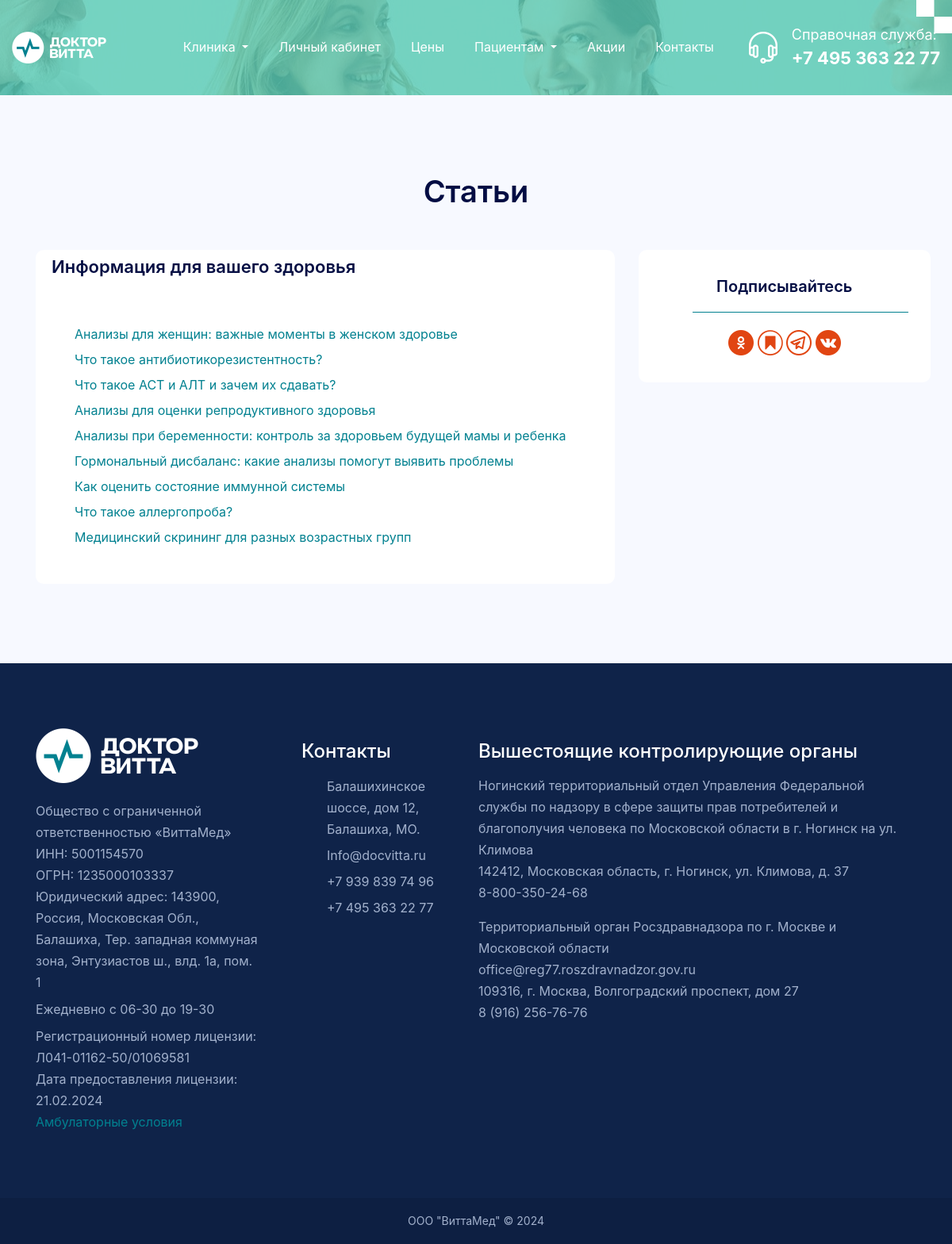
The app's page /article/ with its own data.
### homepage/models.py (models this page shows, shortened)
class Article(models.Model):
    name = models.CharField(max_length=100, verbose_name='Заголовок статьи')
    image = models.ImageField(upload_to='images/pages/', verbose_name='Изображение', null=True, blank=True)
    text = RichTextField(verbose_name='Контент статьи')

### homepage/views.py (the view)
# urls.py: path('article/', views.articles, name='articles'),
def articles(request):
    articles = Article.objects.all()
    pages = Page.objects.all()
    context = {'articles': articles, 'pages': pages}
    return render(request, 'homepage/articles.html', context=context)

### templates/homepage/articles.html (shortened to what this page needs)
{% extends 'base.html' %}
{% load static %}
{% block page_css %}
    <link rel="stylesheet" href="{% static 'assets/bootstrap/bootstrap.min.css'%}">
    <link rel="stylesheet" href="{% static 'assets/css/owl.carousel.min.css'%}">
    <link rel="stylesheet" href="{% static 'assets/css/aos.css'%}">
    <link rel="stylesheet" href="{% static 'assets/css/custom-style.css'%}">
    <link rel="stylesheet" href="{% static 'assets/css/responsive.css'%}">
    <link rel="stylesheet" href="{% static 'assets/css/special-classes.css'%}">
    <link rel="stylesheet" href="{% static 'assets/css/superclasses.css'%}">
    <link rel="stylesheet" href="{% static 'assets/css/custom.css'%}">
    <link rel="stylesheet" href="{% static 'assets/css/mobile.css'%}">
{% endblock %}
{% block content %}
    <section class="w-100 float-left sub-banner-con position-relative" style="max-height: 120px; background: url({% static 'assets/images/sub-banner-bg-img2.jpg' %}) no-repeat center;">
        <div class="wrapper2">
            <div class="sub-banner-inner-box banner-inner-box position-relative text-center w-100 float-left">
                <h1 data-aos="fade-up" data-aos-duration="700">Статьи</h1>
                <p data-aos="fade-up" data-aos-duration="700">Заботимся о вашем здоровье<br>
                    </p>
            </div>
        </div>
    </section>
    <section class="singleblog-section blogpage-section w-100 float-left">
        <div class="container">
            <div class="generic-title text-center">
                <h2 class="mb-0" data-aos="fade-up" data-aos-duration="700">Статьи</h2>
            </div>
            <div class="row">
                <div class="col-lg-8 col-md-12 col-sm-12 col-12">
                    <div class="main-box">
                        <div class="content1">
                            <h4 data-aos="fade-up" data-aos-duration="700">Информация для вашего здоровья</h4>
                            <div class="generic-list">
                                <ul class="list-unstyled mb-0 aos-init aos-animate" data-aos="fade-up" data-aos-duration="700">
                                    {% for article in articles %}
                                    <li><a href="/article/{{article.pk}}/">{{article.name}}</a></li>
                                    {% endfor %}
                                </ul>
                            </div>
                        </div>
                    </div>
                </div>
                <div class="col-lg-4 col-md-12 col-sm-12 col-12 column">
                    {% include 'socnetworks.html' %}
                </div>
            </div>
        </div>
    </section>
{% endblock %}

### static/assets/css/custom-style.css (style rules this page uses)
:root { --primary-color:#FFF; --secondary-color:#1f1f1f; --accent: #5ad0ba; --text-color: #757887; --button-color: #243ffa; --e-global-color-secondary: #ffffff; --e-global-color-text: #b0b8db; --e-global-color-white: #ffffff; --e-global-color-black: #000000; --e-global-color-very-dark-blue: #0f1e5d; --e-global-color-vivid-yellow: #dfb405; --e-global-color-soft-red: #e45267; --e-global-color-dark-blue: #0d1a4f; --e-global-color-mostly-desaturated-dark-blue: #6f789e; --e-global-color-moderate-blue: #3c59d5; --e-global-color-bright-blue:#19296f; --e-global-color-soft-blue: #506ad9; --e-global-color-light-grayish-blue:#b0b8db; --e-global-color-very-bright-blue:#19296f; --e-global-color-very-soft-blue: #4e69d9; --e-global-color-dark-moderate-blue: #303f7e; --e-global-color-bright-moderate-blue: #334cb5; --e-global-color-soft-dark-blue: #283a8a; --e-global-color-very-dark-moderate-blue: #47548c; --e-global-color-very-light-moderate-blue: #4a65d8; --e-global-color-light-moderate-blue: #4d64cb; }
a { outline:none; color:#028190; text-decoration:none; }
.blogpage-section { position: relative; padding: 40px 0 120px; background: #f7f9ff; z-index: 1; }
.singleblog-section .main-box { border-radius: 10px; position: relative; background: var(--primary-color); transition: all 0.3s ease-in-out; padding: 10px 15px 40px 10px; width: 104%; margin-left: -45px; }
.singleblog-section .main-box .content1 { margin-left: 10px; }
.singleblog-section .main-box .content1 h4 { margin-bottom: 18px; }
.singleblog-section .column { margin-left: -20px; }
.blogpage-section a { text-decoration: none; }
@media screen and (max-width: 1440px) { .blogpage-section { padding: 100px 0; } }
@media screen and (max-width: 1440px) { .singleblog-section .main-box { width: 100%; margin-left: 0; } }
@media screen and (max-width: 1440px) { .singleblog-section .column { margin-left: 0; } }

### static/assets/css/special-classes.css (style rules this page uses)
:root { --primary-color:#FFF; --secondary-color:#030d43; --accent: #028190; --text-color: #757887; --button-color: #028190; }

### static/assets/css/superclasses.css (style rules this page uses)
:root { --primary--color: #030d43; --secondary--color: #028190; --text-color: #757887; --accent: #028190; --white-color: #fff; }
.wrapper2 { max-width: 1540px; margin-left: auto; margin-right: auto; }
h1 { font-size: 96px; font-weight: 700; line-height: 94px; color: var(--white-color); }
h2 { font-size: 52px; font-weight: 600; line-height: 52px; color: var(--primary--color); }
h4 { font-size: 22px; font-weight: 600; line-height: 22px; color: var(--primary--color); }

### static/assets/css/custom.css (style rules this page uses)
* { margin: 0; padding: 0; box-sizing: border-box; }
body { line-height: 27px; color: var(--secondary-color); }
.banner-inner-box:after { content: ""; bottom: 0; right: -110px; width: 216px; height: 254px; position: absolute; background: url(../images/apple-shape-img.png) no-repeat; }
.banner-inner-box:before { content: ""; bottom: 0; left: -110px; width: 330px; height: 183px; position: absolute; }
.generic-list ul li { margin-bottom: 5px; position: relative; padding-left: 29px; color: var(--primary--color); }
.generic-list ul li:after { content: "\f058"; font-family: "Font Awesome 5 Free"; position: absolute; font-weight: 900; left: 0; top: 0; color: var(--secondary--color); }
.generic-title { margin-bottom: 53px; position: relative; z-index: 1; }
.sub-banner-con { background: url(../images/sub-banner-bg-img.jpg) no-repeat center; background-size: cover; }
.sub-banner-con::before { content: ""; background: #5AD0BA; width: 100%; height: 100%; opacity: .8; position: absolute; top: 0; left: 0; }
.sub-banner-inner-box p { color: var(--white-color); font-size: 20px; line-height: 33px; margin-bottom: 35px; }
.sub-banner-inner-box { padding: 220px 0 150px; }
.sub-banner-inner-box h1 { font-size: 84px; margin-bottom: 17px; }
.sub-banner-con:after { content: ""; top: 0; right: 0; width: 130px; height: 120px; position: absolute; background: url(../images/double-shape-img2.png) no-repeat; }
.sub-banner-inner-box:after { content: ""; bottom: -50px; right: -110px; width: 216px; height: 254px; position: absolute; background: url(../images/apple-shape-img.png) no-repeat; }
.sub-banner-inner-box:before { content: ""; bottom: 0; left: -110px; width: 330px; height: 183px; position: absolute; background: url(../images/box-shape-img1.png) no-repeat; }

### records on screen
Article: name "Анализы для женщин: важные моменты в женском здоровье"
Article: name "Что такое антибиотикорезистентность?"
Article: name "Что такое АСТ и АЛТ и зачем их сдавать?"
Article: name "Анализы для оценки репродуктивного здоровья"
Article: name "Анализы при беременности: контроль за здоровьем будущей мамы и ребенка"
Article: name "Гормональный дисбаланс: какие анализы помогут выявить проблемы"
Article: name "Как оценить состояние иммунной системы"
Article: name "Что такое аллергопроба?"
Article: name "Медицинский скрининг для разных возрастных групп"
